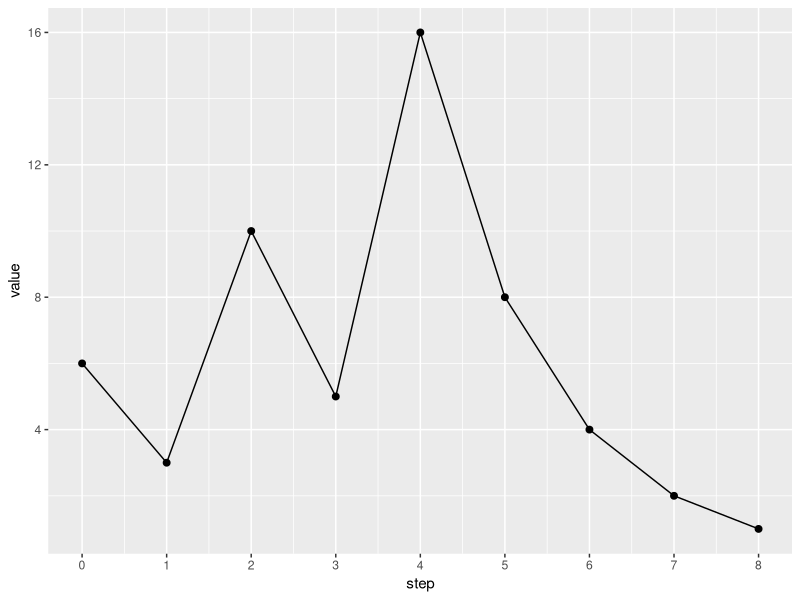

Reproduce this figure in R.
## ---- chunk 1
#| code-fold: true
#| echo: !expr knitr::is_html_output()
#| message: false
#| warning: false
#| fig-height: 3
#| fig-alt: >-
#|   The Collatz sequence starting at 6, plotted as points joined by line
#|   segments. The value is 6 at step 0, falls to 3, jumps to 10 and then to
#|   5, rises to a peak of 16 at step 4, and then falls through 8, 4 and 2
#|   to reach 1 at step 8.

collatz_step <- function(n) {
  if (n %% 2 == 0) n / 2 else 3 * n + 1
}

# apply the rule until the sequence reaches 1
current <- 6
values <- current
while (current != 1) {
  current <- collatz_step(current)
  values <- c(values, current)
}

steps <- seq_along(values) - 1
collatz_seq <- tibble::tibble(step = steps, value = values)

collatz_plot <- ggplot2::ggplot(collatz_seq) +
  ggplot2::aes(x = step, y = value) +
  ggplot2::geom_line() +
  ggplot2::geom_point(size = 2) +
  ggplot2::scale_x_continuous(breaks = steps) +
  ggplot2::labs(x = "step", y = "value")

collatz_plot
